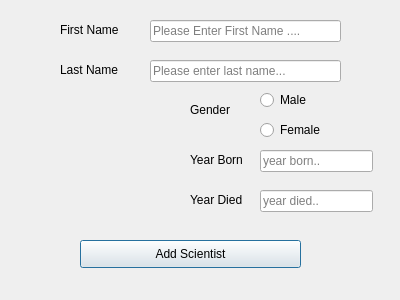
<?xml version="1.0" encoding="UTF-8"?>
<ui version="4.0">
 <class>Add</class>
 <widget class="QDialog" name="Add">
  <property name="geometry">
   <rect>
    <x>0</x>
    <y>0</y>
    <width>400</width>
    <height>300</height>
   </rect>
  </property>
  <property name="windowTitle">
   <string>Dialog</string>
  </property>
  <widget class="QRadioButton" name="click_scienstist_male">
   <property name="geometry">
    <rect>
     <x>260</x>
     <y>90</y>
     <width>95</width>
     <height>20</height>
    </rect>
   </property>
   <property name="text">
    <string>Male</string>
   </property>
  </widget>
  <widget class="QRadioButton" name="click_scientist_female">
   <property name="geometry">
    <rect>
     <x>260</x>
     <y>120</y>
     <width>95</width>
     <height>20</height>
    </rect>
   </property>
   <property name="text">
    <string>Female</string>
   </property>
  </widget>
  <widget class="QLineEdit" name="Input_Scientist_Firstname">
   <property name="geometry">
    <rect>
     <x>150</x>
     <y>20</y>
     <width>191</width>
     <height>22</height>
    </rect>
   </property>
   <property name="layoutDirection">
    <enum>Qt::RightToLeft</enum>
   </property>
   <property name="text">
    <string/>
   </property>
   <property name="placeholderText">
    <string>Please Enter First Name ....</string>
   </property>
  </widget>
  <widget class="QLineEdit" name="Input_scientist_year_born">
   <property name="geometry">
    <rect>
     <x>260</x>
     <y>150</y>
     <width>113</width>
     <height>22</height>
    </rect>
   </property>
   <property name="placeholderText">
    <string>year born..</string>
   </property>
  </widget>
  <widget class="QLineEdit" name="input_scientist_yeardied">
   <property name="geometry">
    <rect>
     <x>260</x>
     <y>190</y>
     <width>113</width>
     <height>22</height>
    </rect>
   </property>
   <property name="placeholderText">
    <string>year died..</string>
   </property>
  </widget>
  <widget class="QLineEdit" name="Input_Scientist_lastname">
   <property name="geometry">
    <rect>
     <x>150</x>
     <y>60</y>
     <width>191</width>
     <height>22</height>
    </rect>
   </property>
   <property name="placeholderText">
    <string>Please enter last name...</string>
   </property>
  </widget>
  <widget class="QLabel" name="Scientist_firstname">
   <property name="geometry">
    <rect>
     <x>60</x>
     <y>20</y>
     <width>71</width>
     <height>20</height>
    </rect>
   </property>
   <property name="text">
    <string>First Name</string>
   </property>
  </widget>
  <widget class="QLabel" name="Scientist_lastname">
   <property name="geometry">
    <rect>
     <x>60</x>
     <y>60</y>
     <width>71</width>
     <height>20</height>
    </rect>
   </property>
   <property name="text">
    <string>Last Name</string>
   </property>
  </widget>
  <widget class="QLabel" name="Scientist_gender">
   <property name="geometry">
    <rect>
     <x>190</x>
     <y>100</y>
     <width>71</width>
     <height>20</height>
    </rect>
   </property>
   <property name="text">
    <string>Gender</string>
   </property>
  </widget>
  <widget class="QLabel" name="Scientist_yearborn">
   <property name="geometry">
    <rect>
     <x>190</x>
     <y>150</y>
     <width>61</width>
     <height>20</height>
    </rect>
   </property>
   <property name="text">
    <string>Year Born</string>
   </property>
  </widget>
  <widget class="QLabel" name="Scienstist_yeardied">
   <property name="geometry">
    <rect>
     <x>190</x>
     <y>190</y>
     <width>61</width>
     <height>20</height>
    </rect>
   </property>
   <property name="text">
    <string>Year Died</string>
   </property>
  </widget>
  <widget class="QPushButton" name="Add_Scientist">
   <property name="geometry">
    <rect>
     <x>80</x>
     <y>240</y>
     <width>221</width>
     <height>28</height>
    </rect>
   </property>
   <property name="text">
    <string>Add Scientist</string>
   </property>
  </widget>
 </widget>
 <resources/>
 <connections/>
</ui>
